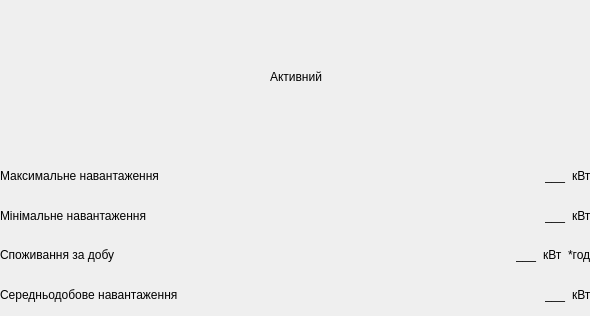
<?xml version="1.0" encoding="UTF-8"?>
<ui version="4.0">
 <class>ConsumptionInfoWidget</class>
 <widget class="QWidget" name="ConsumptionInfoWidget">
  <property name="geometry">
   <rect>
    <x>0</x>
    <y>0</y>
    <width>590</width>
    <height>316</height>
   </rect>
  </property>
  <property name="minimumSize">
   <size>
    <width>340</width>
    <height>135</height>
   </size>
  </property>
  <property name="maximumSize">
   <size>
    <width>590</width>
    <height>16777215</height>
   </size>
  </property>
  <property name="windowTitle">
   <string>Form</string>
  </property>
  <widget class="QWidget" name="layoutWidget">
   <property name="geometry">
    <rect>
     <x>0</x>
     <y>0</y>
     <width>591</width>
     <height>311</height>
    </rect>
   </property>
   <layout class="QVBoxLayout" name="verticalLayout_2">
    <property name="sizeConstraint">
     <enum>QLayout::SetMinimumSize</enum>
    </property>
    <item>
     <layout class="QHBoxLayout" name="horizontalLayout_5">
      <item>
       <spacer name="horizontalSpacer">
        <property name="orientation">
         <enum>Qt::Horizontal</enum>
        </property>
        <property name="sizeType">
         <enum>QSizePolicy::MinimumExpanding</enum>
        </property>
        <property name="sizeHint" stdset="0">
         <size>
          <width>40</width>
          <height>20</height>
         </size>
        </property>
       </spacer>
      </item>
      <item>
       <widget class="QLabel" name="meterTypeLabel">
        <property name="text">
         <string>Активний</string>
        </property>
       </widget>
      </item>
      <item>
       <spacer name="horizontalSpacer_2">
        <property name="orientation">
         <enum>Qt::Horizontal</enum>
        </property>
        <property name="sizeType">
         <enum>QSizePolicy::MinimumExpanding</enum>
        </property>
        <property name="sizeHint" stdset="0">
         <size>
          <width>40</width>
          <height>20</height>
         </size>
        </property>
       </spacer>
      </item>
     </layout>
    </item>
    <item>
     <layout class="QVBoxLayout" name="verticalLayout">
      <item>
       <layout class="QHBoxLayout" name="horizontalLayout">
        <item>
         <widget class="QLabel" name="label">
          <property name="sizePolicy">
           <sizepolicy hsizetype="Minimum" vsizetype="Preferred">
            <horstretch>0</horstretch>
            <verstretch>0</verstretch>
           </sizepolicy>
          </property>
          <property name="text">
           <string>Максимальне навантаження</string>
          </property>
         </widget>
        </item>
        <item>
         <spacer name="horizontalSpacer_3">
          <property name="orientation">
           <enum>Qt::Horizontal</enum>
          </property>
          <property name="sizeType">
           <enum>QSizePolicy::MinimumExpanding</enum>
          </property>
          <property name="sizeHint" stdset="0">
           <size>
            <width>40</width>
            <height>20</height>
           </size>
          </property>
         </spacer>
        </item>
        <item>
         <widget class="QLabel" name="maximumLabel">
          <property name="sizePolicy">
           <sizepolicy hsizetype="Minimum" vsizetype="Preferred">
            <horstretch>0</horstretch>
            <verstretch>0</verstretch>
           </sizepolicy>
          </property>
          <property name="text">
           <string>___</string>
          </property>
         </widget>
        </item>
        <item>
         <widget class="QLabel" name="maximumUoM">
          <property name="sizePolicy">
           <sizepolicy hsizetype="Minimum" vsizetype="Preferred">
            <horstretch>0</horstretch>
            <verstretch>0</verstretch>
           </sizepolicy>
          </property>
          <property name="text">
           <string>кВт</string>
          </property>
         </widget>
        </item>
       </layout>
      </item>
      <item>
       <layout class="QHBoxLayout" name="horizontalLayout_2">
        <item>
         <widget class="QLabel" name="label_4">
          <property name="sizePolicy">
           <sizepolicy hsizetype="Minimum" vsizetype="Preferred">
            <horstretch>0</horstretch>
            <verstretch>0</verstretch>
           </sizepolicy>
          </property>
          <property name="text">
           <string>Мінімальне навантаження</string>
          </property>
         </widget>
        </item>
        <item>
         <spacer name="horizontalSpacer_4">
          <property name="orientation">
           <enum>Qt::Horizontal</enum>
          </property>
          <property name="sizeType">
           <enum>QSizePolicy::MinimumExpanding</enum>
          </property>
          <property name="sizeHint" stdset="0">
           <size>
            <width>40</width>
            <height>20</height>
           </size>
          </property>
         </spacer>
        </item>
        <item>
         <widget class="QLabel" name="minmalLabel">
          <property name="sizePolicy">
           <sizepolicy hsizetype="Minimum" vsizetype="Preferred">
            <horstretch>0</horstretch>
            <verstretch>0</verstretch>
           </sizepolicy>
          </property>
          <property name="text">
           <string>___</string>
          </property>
         </widget>
        </item>
        <item>
         <widget class="QLabel" name="minimalUoM">
          <property name="sizePolicy">
           <sizepolicy hsizetype="Minimum" vsizetype="Preferred">
            <horstretch>0</horstretch>
            <verstretch>0</verstretch>
           </sizepolicy>
          </property>
          <property name="text">
           <string>кВт</string>
          </property>
         </widget>
        </item>
       </layout>
      </item>
      <item>
       <layout class="QHBoxLayout" name="horizontalLayout_3">
        <item>
         <widget class="QLabel" name="label_7">
          <property name="sizePolicy">
           <sizepolicy hsizetype="Minimum" vsizetype="Preferred">
            <horstretch>0</horstretch>
            <verstretch>0</verstretch>
           </sizepolicy>
          </property>
          <property name="text">
           <string>Споживання за добу</string>
          </property>
         </widget>
        </item>
        <item>
         <spacer name="horizontalSpacer_5">
          <property name="orientation">
           <enum>Qt::Horizontal</enum>
          </property>
          <property name="sizeType">
           <enum>QSizePolicy::MinimumExpanding</enum>
          </property>
          <property name="sizeHint" stdset="0">
           <size>
            <width>40</width>
            <height>20</height>
           </size>
          </property>
         </spacer>
        </item>
        <item>
         <widget class="QLabel" name="totalLabel">
          <property name="sizePolicy">
           <sizepolicy hsizetype="Minimum" vsizetype="Preferred">
            <horstretch>0</horstretch>
            <verstretch>0</verstretch>
           </sizepolicy>
          </property>
          <property name="text">
           <string>___</string>
          </property>
         </widget>
        </item>
        <item>
         <widget class="QLabel" name="totalUoM">
          <property name="sizePolicy">
           <sizepolicy hsizetype="Minimum" vsizetype="Preferred">
            <horstretch>0</horstretch>
            <verstretch>0</verstretch>
           </sizepolicy>
          </property>
          <property name="text">
           <string>кВт</string>
          </property>
         </widget>
        </item>
        <item>
         <widget class="QLabel" name="label_10">
          <property name="sizePolicy">
           <sizepolicy hsizetype="Minimum" vsizetype="Preferred">
            <horstretch>0</horstretch>
            <verstretch>0</verstretch>
           </sizepolicy>
          </property>
          <property name="text">
           <string>*год</string>
          </property>
         </widget>
        </item>
       </layout>
      </item>
      <item>
       <layout class="QHBoxLayout" name="horizontalLayout_4">
        <item>
         <widget class="QLabel" name="label_11">
          <property name="sizePolicy">
           <sizepolicy hsizetype="Minimum" vsizetype="Preferred">
            <horstretch>0</horstretch>
            <verstretch>0</verstretch>
           </sizepolicy>
          </property>
          <property name="text">
           <string>Середньодобове навантаження</string>
          </property>
         </widget>
        </item>
        <item>
         <spacer name="horizontalSpacer_6">
          <property name="orientation">
           <enum>Qt::Horizontal</enum>
          </property>
          <property name="sizeType">
           <enum>QSizePolicy::MinimumExpanding</enum>
          </property>
          <property name="sizeHint" stdset="0">
           <size>
            <width>40</width>
            <height>20</height>
           </size>
          </property>
         </spacer>
        </item>
        <item>
         <widget class="QLabel" name="averageLabel">
          <property name="sizePolicy">
           <sizepolicy hsizetype="Minimum" vsizetype="Preferred">
            <horstretch>0</horstretch>
            <verstretch>0</verstretch>
           </sizepolicy>
          </property>
          <property name="text">
           <string>___</string>
          </property>
         </widget>
        </item>
        <item>
         <widget class="QLabel" name="averageUoM">
          <property name="sizePolicy">
           <sizepolicy hsizetype="Minimum" vsizetype="Preferred">
            <horstretch>0</horstretch>
            <verstretch>0</verstretch>
           </sizepolicy>
          </property>
          <property name="text">
           <string>кВт</string>
          </property>
         </widget>
        </item>
       </layout>
      </item>
     </layout>
    </item>
   </layout>
  </widget>
 </widget>
 <resources/>
 <connections/>
</ui>
